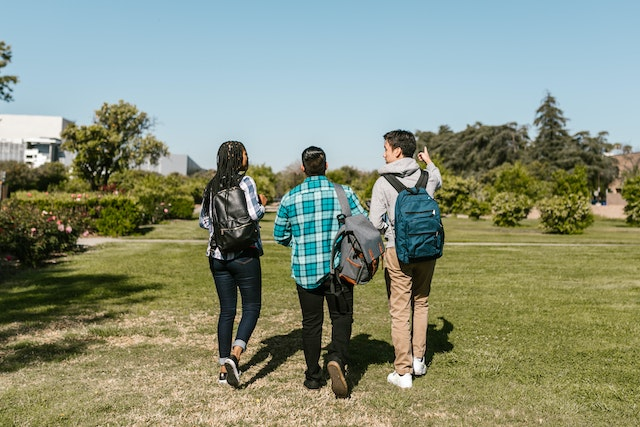
#> input picture image.jpg, 640 x 427 px
$ python -i main.py   (imports and definitions only)
#> lines starting #> are read from the running program, lines starting #| are printed output that depends on the picture
from PIL import Image
import requests
from io import BytesIO

#Binarização de Imagem
def BinaryColorConvert(image,threshold):
    #Setando Altura e Largura em uma variável
    width, height = image.size

    #Percorrendo toda a largura e altura
    for x in range(width):
        for y in range(height):
            #Pegando todos os pixels de cada ponto x,y
            R, G, B = image.getpixel((x,y))
            #Fazer a média do pixel e saber se ele é maior ou igual ao
            #limiar(Onde será usado para saber onde colocar os RGBs de branco ou preto)
            if((R + G + B) / 3) <= threshold:
                image.putpixel((x,y), (0,0,0))
            else:
                image.putpixel((x,y), (255,255,255))
    #Retorna a imagem convertida por 0 ou 255.
    return image

def grayScaleImageConvert(image):
    #Setando Altura e Largura em uma variável
    width, height = image.size

    #Percorrendo toda a largura e altura
    for x in range(width):
        for y in range(height):
            #Pegando todos os pixels de cada ponto x,y
            R, G, B = image.getpixel((x,y))
            #obtendo a média do pixel por localização(x,y)
            median = int((R + G + B) / 3)
            #Substituindo os valores das cores RGB pela média dos Pixels
            image.putpixel((x,y), (median,median,median))

    return image

def startImageChange(image):
    #Escolhendo o tratamento da imagem entre Cinza ou Binario
    methodChoice = input("Escolha entre Cinza ou Binario: ")

    if(methodChoice == 'Binario'):
        #Retornando a imagem tratada da função
        imageConverted = BinaryColorConvert(image, 100)
        #Mostrando a imagem com tratamento
        imageConverted.show()
    elif(methodChoice == 'Cinza'):
        #Retornando a imagem tratada da função
        imageConverted = grayScaleImageConvert(image)
        #Mostrando a imagem com tratamento
        imageConverted.show()
    else:
        print("Erro: Escolha uma das opções. Estaremos reiniciando o processo.")
        init()

def init():
    #FUNÇÂO INICIAL
    #EXEMPLOS DE IMAGEM
    #https://images.pexels.com/photos/18157680/pexels-photo-18157680/free-photo-of-alpino-alpes-austria-lago.jpeg
    #https://images.pexels.com/photos/7683629/pexels-photo-7683629.jpeg
    #https://images.pexels.com/photos/1314186/pexels-photo-1314186.jpeg

    #Escolhendo entre Imagem Local ou URL de Imagem
    imgChoice = input("Digite LOCAL ou a url da imagem escolhida: ")
    #Caso escolha LOCAL, irá pegar a imagem da pasta do projeto.
    if imgChoice == "LOCAL":
        #Abrindo a imagem com o PIL
        newImage = Image.open('image.jpg')
        #Convertendo a Imagem caso ela não seja RGB para RGB
        image = newImage.convert('RGB')
        #Inciando a escolha e tratamento da imagem
        startImageChange(image)

    else:
        #Pegando a imagem pela URL.
        response = requests.get(imgChoice)
        #Transformando ela em Bytes para o PIL ler
        newImage = Image.open(BytesIO(response.content))
        #Forçando a imagem ser RGB
        image = newImage.convert('RGB')
        #Iniciando a escolha e tratamento da imagem
        startImageChange(image)
# [1 line not run here, left out]

>>> import cv2
>>> picture = cv2.imread('image.jpg', cv2.IMREAD_GRAYSCALE)
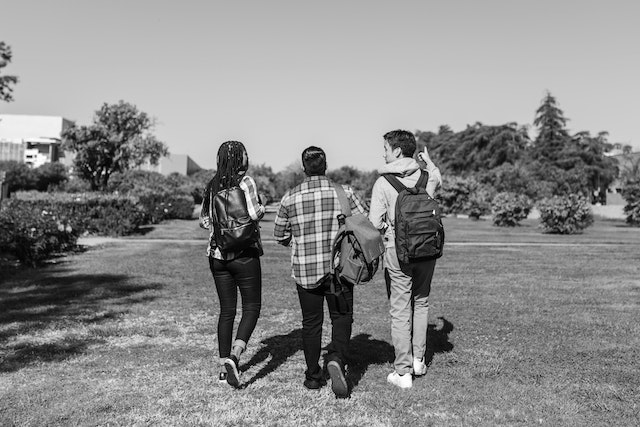
#> picture: shape (427, 640); min 0, max 255, mean 138.9
>>> result = startImageChange(picture)
#> the answer given: 1
#> the answer given: image.jpg
#> (the run stopped early here; a loop or call above may not have finished)
